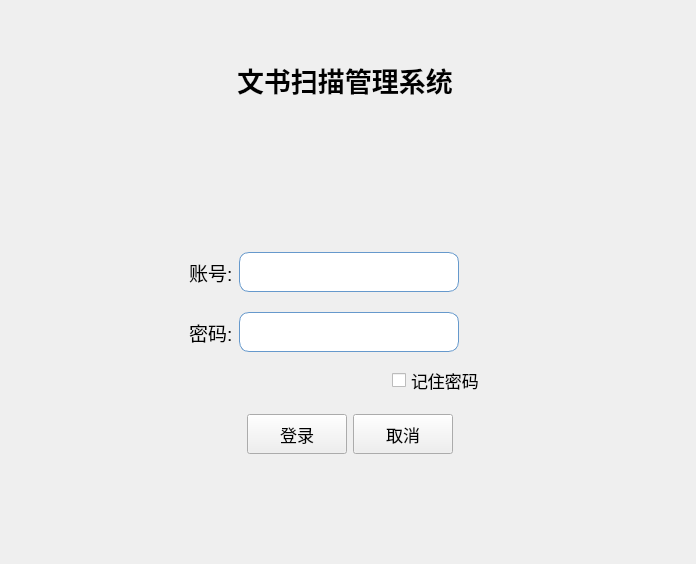
<?xml version="1.0" encoding="UTF-8"?>
<ui version="4.0">
 <class>loginDialog</class>
 <widget class="QDialog" name="loginDialog">
  <property name="geometry">
   <rect>
    <x>0</x>
    <y>0</y>
    <width>696</width>
    <height>564</height>
   </rect>
  </property>
  <property name="windowTitle">
   <string>Dialog</string>
  </property>
  <widget class="QWidget" name="u_widget_loginjpg" native="true">
   <property name="geometry">
    <rect>
     <x>-1</x>
     <y>-1</y>
     <width>711</width>
     <height>591</height>
    </rect>
   </property>
   <property name="font">
    <font>
     <pointsize>13</pointsize>
    </font>
   </property>
   <property name="styleSheet">
    <string notr="true">QWidget#u_widget_loginjpg{
  border-image: url(:/image/login_bg.jpg);
}</string>
   </property>
   <widget class="QWidget" name="layoutWidget">
    <property name="geometry">
     <rect>
      <x>190</x>
      <y>250</y>
      <width>341</width>
      <height>47</height>
     </rect>
    </property>
    <layout class="QHBoxLayout" name="horizontalLayout_19">
     <item>
      <widget class="QLabel" name="label_13">
       <property name="font">
        <font>
         <pointsize>13</pointsize>
        </font>
       </property>
       <property name="text">
        <string>&lt;html&gt;&lt;head/&gt;&lt;body&gt;&lt;p&gt;&lt;span style=&quot; font-size:14pt;&quot;&gt;账号:&lt;/span&gt;&lt;/p&gt;&lt;/body&gt;&lt;/html&gt;</string>
       </property>
      </widget>
     </item>
     <item>
      <widget class="QLineEdit" name="userNoText_5">
       <property name="minimumSize">
        <size>
         <width>220</width>
         <height>30</height>
        </size>
       </property>
       <property name="maximumSize">
        <size>
         <width>220</width>
         <height>40</height>
        </size>
       </property>
       <property name="focusPolicy">
        <enum>Qt::StrongFocus</enum>
       </property>
       <property name="styleSheet">
        <string notr="true">font: 20pt &quot;微软雅黑&quot;;
border :0.5px solid #6699cc; 
border-radius :10px;
 </string>
       </property>
      </widget>
     </item>
     <item>
      <spacer name="horizontalSpacer">
       <property name="orientation">
        <enum>Qt::Horizontal</enum>
       </property>
       <property name="sizeHint" stdset="0">
        <size>
         <width>40</width>
         <height>20</height>
        </size>
       </property>
      </spacer>
     </item>
    </layout>
   </widget>
   <widget class="QWidget" name="layoutWidget_4">
    <property name="geometry">
     <rect>
      <x>90</x>
      <y>40</y>
      <width>511</width>
      <height>81</height>
     </rect>
    </property>
    <layout class="QHBoxLayout" name="horizontalLayout_23">
     <item>
      <spacer name="horizontalSpacer_55">
       <property name="orientation">
        <enum>Qt::Horizontal</enum>
       </property>
       <property name="sizeHint" stdset="0">
        <size>
         <width>40</width>
         <height>20</height>
        </size>
       </property>
      </spacer>
     </item>
     <item>
      <widget class="QLabel" name="label_15">
       <property name="font">
        <font>
         <family>Agency FB</family>
         <pointsize>20</pointsize>
         <weight>75</weight>
         <bold>true</bold>
        </font>
       </property>
       <property name="styleSheet">
        <string notr="true"/>
       </property>
       <property name="text">
        <string>文书扫描管理系统</string>
       </property>
      </widget>
     </item>
     <item>
      <spacer name="horizontalSpacer_56">
       <property name="orientation">
        <enum>Qt::Horizontal</enum>
       </property>
       <property name="sizeHint" stdset="0">
        <size>
         <width>40</width>
         <height>20</height>
        </size>
       </property>
      </spacer>
     </item>
    </layout>
   </widget>
   <widget class="QWidget" name="layoutWidget_5">
    <property name="geometry">
     <rect>
      <x>200</x>
      <y>410</y>
      <width>301</width>
      <height>51</height>
     </rect>
    </property>
    <layout class="QHBoxLayout" name="horizontalLayout_24">
     <item>
      <spacer name="horizontalSpacer_57">
       <property name="orientation">
        <enum>Qt::Horizontal</enum>
       </property>
       <property name="sizeHint" stdset="0">
        <size>
         <width>40</width>
         <height>20</height>
        </size>
       </property>
      </spacer>
     </item>
     <item>
      <widget class="QPushButton" name="login_btn_4">
       <property name="minimumSize">
        <size>
         <width>100</width>
         <height>40</height>
        </size>
       </property>
       <property name="maximumSize">
        <size>
         <width>120</width>
         <height>40</height>
        </size>
       </property>
       <property name="focusPolicy">
        <enum>Qt::NoFocus</enum>
       </property>
       <property name="styleSheet">
        <string notr="true">QPushButton
{
    border-image:url(:/image/blue_button_down.png);
    background-repeat: no-repeat;
}
QPushButton:hover
{
    border-image:url(:/image/grey_button_down.png);
    background-repeat: no-repeat;
}</string>
       </property>
       <property name="text">
        <string>登录</string>
       </property>
      </widget>
     </item>
     <item>
      <widget class="QPushButton" name="cancel_btn_4">
       <property name="minimumSize">
        <size>
         <width>100</width>
         <height>40</height>
        </size>
       </property>
       <property name="maximumSize">
        <size>
         <width>120</width>
         <height>40</height>
        </size>
       </property>
       <property name="focusPolicy">
        <enum>Qt::NoFocus</enum>
       </property>
       <property name="styleSheet">
        <string notr="true">QPushButton
{
    border-image:url(:/image/blue_button_down.png);
    background-repeat: no-repeat;
}
QPushButton:hover
{
    border-image:url(:/image/grey_button_down.png);
    background-repeat: no-repeat;
}</string>
       </property>
       <property name="text">
        <string>取消</string>
       </property>
      </widget>
     </item>
     <item>
      <spacer name="horizontalSpacer_58">
       <property name="orientation">
        <enum>Qt::Horizontal</enum>
       </property>
       <property name="sizeHint" stdset="0">
        <size>
         <width>40</width>
         <height>20</height>
        </size>
       </property>
      </spacer>
     </item>
    </layout>
   </widget>
   <widget class="QWidget" name="layoutWidget_2">
    <property name="geometry">
     <rect>
      <x>270</x>
      <y>370</y>
      <width>257</width>
      <height>22</height>
     </rect>
    </property>
    <layout class="QHBoxLayout" name="horizontalLayout_21">
     <item>
      <spacer name="horizontalSpacer_49">
       <property name="orientation">
        <enum>Qt::Horizontal</enum>
       </property>
       <property name="sizeHint" stdset="0">
        <size>
         <width>40</width>
         <height>20</height>
        </size>
       </property>
      </spacer>
     </item>
     <item>
      <spacer name="horizontalSpacer_50">
       <property name="orientation">
        <enum>Qt::Horizontal</enum>
       </property>
       <property name="sizeHint" stdset="0">
        <size>
         <width>40</width>
         <height>20</height>
        </size>
       </property>
      </spacer>
     </item>
     <item>
      <spacer name="horizontalSpacer_51">
       <property name="orientation">
        <enum>Qt::Horizontal</enum>
       </property>
       <property name="sizeHint" stdset="0">
        <size>
         <width>40</width>
         <height>20</height>
        </size>
       </property>
      </spacer>
     </item>
     <item>
      <widget class="QCheckBox" name="checkBox_5">
       <property name="focusPolicy">
        <enum>Qt::NoFocus</enum>
       </property>
       <property name="text">
        <string>记住密码</string>
       </property>
      </widget>
     </item>
     <item>
      <spacer name="horizontalSpacer_52">
       <property name="orientation">
        <enum>Qt::Horizontal</enum>
       </property>
       <property name="sizeHint" stdset="0">
        <size>
         <width>40</width>
         <height>20</height>
        </size>
       </property>
      </spacer>
     </item>
    </layout>
   </widget>
   <widget class="QWidget" name="layoutWidget_3">
    <property name="geometry">
     <rect>
      <x>190</x>
      <y>310</y>
      <width>341</width>
      <height>47</height>
     </rect>
    </property>
    <layout class="QHBoxLayout" name="horizontalLayout_20">
     <item>
      <widget class="QLabel" name="label_14">
       <property name="font">
        <font>
         <pointsize>13</pointsize>
        </font>
       </property>
       <property name="text">
        <string>&lt;html&gt;&lt;head/&gt;&lt;body&gt;&lt;p&gt;&lt;span style=&quot; font-size:14pt;&quot;&gt;密码:&lt;/span&gt;&lt;/p&gt;&lt;/body&gt;&lt;/html&gt;</string>
       </property>
      </widget>
     </item>
     <item>
      <widget class="QLineEdit" name="passwordText_5">
       <property name="minimumSize">
        <size>
         <width>220</width>
         <height>30</height>
        </size>
       </property>
       <property name="maximumSize">
        <size>
         <width>220</width>
         <height>40</height>
        </size>
       </property>
       <property name="focusPolicy">
        <enum>Qt::StrongFocus</enum>
       </property>
       <property name="styleSheet">
        <string notr="true">font: 20pt &quot;微软雅黑&quot;;
border :0.5px solid #6699cc; 
border-radius :10px;
 </string>
       </property>
      </widget>
     </item>
     <item>
      <spacer name="horizontalSpacer_2">
       <property name="orientation">
        <enum>Qt::Horizontal</enum>
       </property>
       <property name="sizeHint" stdset="0">
        <size>
         <width>40</width>
         <height>20</height>
        </size>
       </property>
      </spacer>
     </item>
    </layout>
   </widget>
  </widget>
 </widget>
 <resources/>
 <connections/>
</ui>
